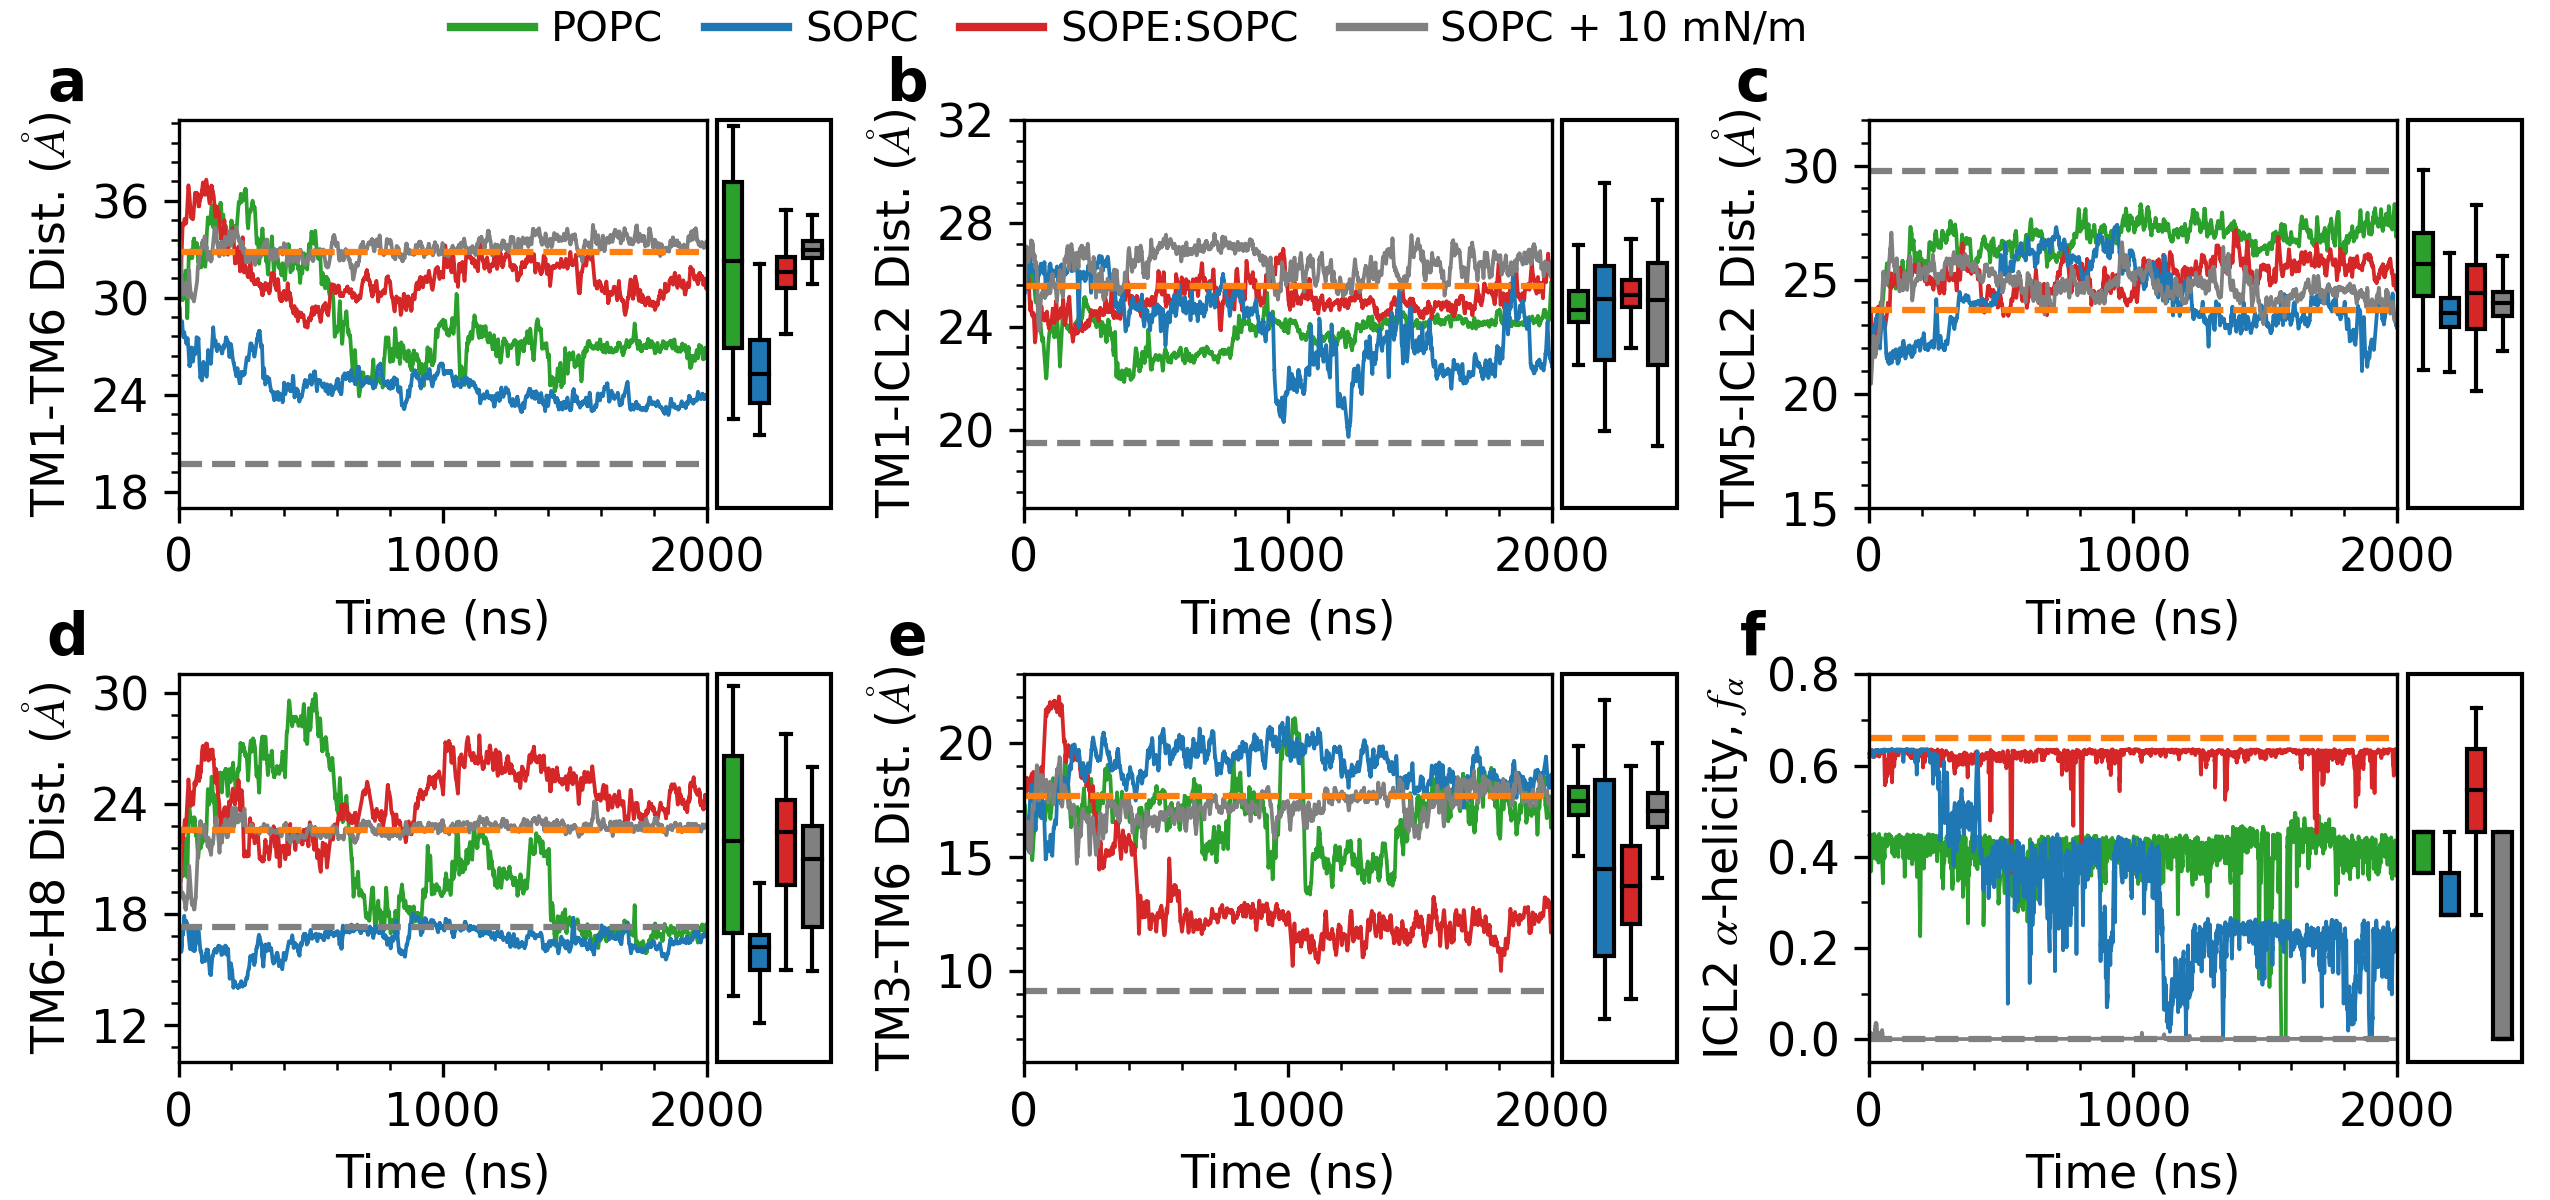

This chart was generated by the following Python code:
#!/usr/bin/env python

from numpy import *
from matplotlib import *
import matplotlib.pyplot as plt
from matplotlib.ticker import MaxNLocator,MultipleLocator
from matplotlib.ticker import AutoMinorLocator
#from pandas import rolling_mean
import pandas as pd 
import numpy as np
import matplotlib
from matplotlib.patches import Rectangle
params = {'legend.fontsize': 20,
          'legend.handlelength': 5}

matplotlib.rc('xtick', labelsize=11)
matplotlib.rc('ytick', labelsize=11)
#use('Agg')
font = {'family' : 'sans serif', 'size' : '10'}
rc('font', **font)
mathfont = {'fontset' : 'stix' ,'default' : 'it', 'it' : 'serif:italic'}
rc('mathtext', **mathfont)
rc('lines', linewidth=0.9)

simplify = {'simplify_threshold' : '0.5'}
rc('path', **simplify)

#illustr = plt.imread('SOPC-SOPE.png')

popc_r1= pd.read_csv('data_Supp_figure_8/popc_r1', delim_whitespace=True)
popc_r1.columns=['time', 'TM1-TM6', 'TM1-ICL2', 'TM5-ICL2','TM6-H8','TM3-TM6-ASP241','OH','n','n']
popc_r1=popc_r1[['time', 'TM1-TM6', 'TM1-ICL2', 'TM5-ICL2','TM6-H8','TM3-TM6-ASP241','OH']]


popc_r2= pd.read_csv('data_Supp_figure_8/popc_r2', delim_whitespace=True)
popc_r2.columns=['time', 'TM1-TM6', 'TM1-ICL2', 'TM5-ICL2','TM6-H8','TM3-TM6-ASP241','OH','n','n']
popc_r2=popc_r2[['time', 'TM1-TM6', 'TM1-ICL2', 'TM5-ICL2','TM6-H8','TM3-TM6-ASP241','OH']]


popc=pd.concat([popc_r1, popc_r2], axis=1)
popc=popc[:200000]
time_popc=np.linspace(0,2000,len(popc))

sopc_r1= pd.read_csv('data_Supp_figure_8/sopc_r1', delim_whitespace=True)
sopc_r1.columns=['time', 'TM1-TM6', 'TM1-ICL2', 'TM5-ICL2','TM6-H8','TM3-TM6-ASP241','OH','n','n']
sopc_r1=sopc_r1[['time', 'TM1-TM6', 'TM1-ICL2', 'TM5-ICL2','TM6-H8','TM3-TM6-ASP241','OH']]


sopc_r2= pd.read_csv('data_Supp_figure_8/sopc_r2', delim_whitespace=True)
sopc_r2.columns=['time', 'TM1-TM6', 'TM1-ICL2', 'TM5-ICL2','TM6-H8','TM3-TM6-ASP241','OH','n','n']
sopc_r2=sopc_r2[['time', 'TM1-TM6', 'TM1-ICL2', 'TM5-ICL2','TM6-H8','TM3-TM6-ASP241','OH']]


sopc=pd.concat([sopc_r1, sopc_r2], axis=1)
sopc=sopc[:200000]
time_sopc=np.linspace(0,2000,len(sopc))

pepc_r1= pd.read_csv('data_Supp_figure_8/pepc_r1', delim_whitespace=True)
pepc_r1.columns=['time', 'TM1-TM6', 'TM1-ICL2', 'TM5-ICL2','TM6-H8','TM3-TM6-ASP241','OH','n','n']
pepc_r1=pepc_r1[['time', 'TM1-TM6', 'TM1-ICL2', 'TM5-ICL2','TM6-H8','TM3-TM6-ASP241','OH']]


pepc_r2= pd.read_csv('data_Supp_figure_8/pepc_r2', delim_whitespace=True)
pepc_r2.columns=['time', 'TM1-TM6', 'TM1-ICL2', 'TM5-ICL2','TM6-H8','TM3-TM6-ASP241','OH','n','n']
pepc_r2=pepc_r2[['time', 'TM1-TM6', 'TM1-ICL2', 'TM5-ICL2','TM6-H8','TM3-TM6-ASP241','OH']]


pepc=pd.concat([pepc_r1, pepc_r2], axis=1)
pepc=pepc[:200000]
time_pepc=np.linspace(0,2000,len(pepc))


st10_r1= pd.read_csv('data_Supp_figure_8/st10_r1', delim_whitespace=True)
st10_r1.columns=['time', 'TM1-TM6', 'TM1-ICL2', 'TM5-ICL2','TM6-H8','TM3-TM6-ASP241','OH','n','n']
st10_r1=st10_r1[['time', 'TM1-TM6', 'TM1-ICL2', 'TM5-ICL2','TM6-H8','TM3-TM6-ASP241','OH']]


st10_r2= pd.read_csv('data_Supp_figure_8/st10_r2', delim_whitespace=True)
st10_r2.columns=['time', 'TM1-TM6', 'TM1-ICL2', 'TM5-ICL2','TM6-H8','TM3-TM6-ASP241','OH','n','n']
st10_r2=st10_r2[['time', 'TM1-TM6', 'TM1-ICL2', 'TM5-ICL2','TM6-H8','TM3-TM6-ASP241','OH']]


st10=pd.concat([st10_r1, st10_r2], axis=1)
st10=st10[:200000]

time_st10=np.linspace(0,2000,len(st10))



##ICL2
popc_ssr1=pd.read_csv('data_Supp_figure_8/popc_ICL2_r1.xvg', delim_whitespace=True, comment='#')
popc_ssr1.columns=['time', 'structure', 'coil','Bend', 'Turn', 'A_Helix','Th_Helix']
popc_ssr1=popc_ssr1[:400000]

popc_ssr2=pd.read_csv('data_Supp_figure_8/popc_ICL2_r2.xvg', delim_whitespace=True, comment='#')
popc_ssr2.columns=['time', 'structure', 'coil','Bend', 'Turn', 'A_Helix','Th_Helix']
popc_ssr2=popc_ssr2[:400000]

popc_ssr1=popc_ssr1[['A_Helix','Th_Helix']].sum(axis=1)/11
popc_ssr2=popc_ssr2[['A_Helix','Th_Helix']].sum(axis=1)/11

popc_ss=pd.concat([popc_ssr1, popc_ssr2], axis=1)
popc_ss_err=pd.concat([popc_ssr1, popc_ssr2], axis=1).std(axis=1)

sopc_ssr1=pd.read_csv('data_Supp_figure_8/sopc_ICL2_r1.xvg', delim_whitespace=True, comment='#')
sopc_ssr1.columns=['time', 'structure', 'coil','Bend', 'B_bride','Turn', 'A_Helix','fiv_Helix','Th_Helix']
sopc_ssr1=sopc_ssr1[:400000]

sopc_ssr2=pd.read_csv('data_Supp_figure_8/sopc_ICL2_r2.xvg', delim_whitespace=True, comment='#')
sopc_ssr2.columns=['time', 'structure', 'coil','Bend', 'Turn', 'A_Helix','fiv_helix','Th_Helix']
sopc_ssr2=sopc_ssr2[:400000]

sopc_ssr1=sopc_ssr1[['A_Helix','fiv_Helix','Th_Helix' ]].sum(axis=1)/11
sopc_ssr2=sopc_ssr2[['A_Helix','fiv_helix','Th_Helix' ]].sum(axis=1)/11
sopc_ss=pd.concat([sopc_ssr1, sopc_ssr2], axis=1)
sopc_ss_err=pd.concat([sopc_ssr1, sopc_ssr2], axis=1).std(axis=1)


pepc_ssr1_1=pd.read_csv('data_Supp_figure_8/pepc_ICL2_r1.xvg', delim_whitespace=True, comment='#')
pepc_ssr1_1.columns=['time', 'structure', 'coil','Bend','Turn', 'A_Helix','fiv_Helix','Th_Helix']
#pepc_ssr1=pepc_ssr1[:400000]

pepc_ssr1_2=pd.read_csv('data_Supp_figure_8/pepc_ICL2_2us_2nd.xvg', delim_whitespace=True, comment='#')
pepc_ssr1_2.columns=['time', 'structure', 'coil','Bend','Turn', 'A_Helix','Th_Helix']
pepc_ssr1_2=pepc_ssr1_2[['A_Helix', 'Th_Helix']].sum(axis=1)/11

pepc_ssr2=pd.read_csv('data_Supp_figure_8/pepc_ICL2_r2.xvg', delim_whitespace=True, comment='#')
pepc_ssr2.columns=['time', 'structure', 'coil','Bend', 'Turn', 'A_Helix','fiv_helix','Th_Helix']
pepc_ssr2=pepc_ssr2[:4000000]

pepc_ssr1_1=pepc_ssr1_1[['A_Helix','fiv_Helix','Th_Helix' ]].sum(axis=1)/11
pepc_ssr1=pd.concat([pepc_ssr1_1, pepc_ssr1_2], axis=0)
pepc_ssr1=pepc_ssr1.reset_index(drop=True) 

time_pepc_ss=np.linspace(0,2000,len(pepc_ssr1))
pepc_ssr2=pepc_ssr2[['A_Helix','fiv_helix','Th_Helix' ]].sum(axis=1)/11
pepc_ss=pd.concat([pepc_ssr1, pepc_ssr2], axis=1)
pepc_ss_err=pd.concat([pepc_ssr1, pepc_ssr2], axis=1).std(axis=1)



st10_ssr1=pd.read_csv('data_Supp_figure_8/st10_ICL2_r1.xvg', delim_whitespace=True, comment='#')
st10_ssr1.columns=['time', 'structure', 'coil','Bend','Turn', 'A_Helix','fiv_Helix','Th_Helix']
st10_ssr1=st10_ssr1[:400000]
time=st10_ssr1[['time']]*0.001


st10_ssr2=pd.read_csv('data_Supp_figure_8/st10_ICL2_r2.xvg', delim_whitespace=True, comment='#')
st10_ssr2.columns=['time', 'structure', 'coil','B_bridge','Bend', 'Turn','Th_Helix']
st10_ssr2=st10_ssr2[:400000]

st10_ssr1=st10_ssr1[['A_Helix','fiv_Helix','Th_Helix' ]].sum(axis=1)/11
st10_ssr2=st10_ssr2[['Th_Helix' ]].sum(axis=1)/11
st10_ss=pd.concat([st10_ssr1, st10_ssr2], axis=1)
st10_ss_err=pd.concat([st10_ssr1, st10_ssr2], axis=1).std(axis=1)


#exp=[33.48,25.57,23.65,22.56] 6DO1
exp=[32.656,25.796,23.422,22.235] #6OS0

#time_popc_ss=np.linspace(0,2000,len(popc_ss))
#time_sopc_ss=np.linspace(0,2000,len(sopc_ss))
#time_pepc_ss=np.linspace(0,2000,len(pepc_ss))
#time_st10_ss=np.linspace(0,2000,len(st10_ss))

#time=sopc_ssr1[['time']]*0.001
#time_sopc_ss=np.linspace(0,2000,len(sopc_ss))
#time_pepc_ss=np.linspace(0,2000,len(pepc_ss))
#time_st10_ss=np.linspace(0,2000,len(st10_ss))

window = 500
width=70
start=2100
sp = 100


ax=plt.subplot(2,3,1)
ax.plot(time_popc,(popc_r2[['TM1-TM6']][:200000].rolling(window).mean()*10),color='tab:green',label='POPC')
ax.plot(time_sopc,(sopc_r2[['TM1-TM6']][:200000].rolling(window).mean()*10), color='tab:blue', label='SOPC')
ax.plot(time_pepc,(pepc_r2[['TM1-TM6']][:200000].rolling(window).mean()*10),color='tab:red', label='SOPE:SOPC') 
ax.plot(time_st10,(st10_r2[['TM1-TM6']][:200000].rolling(window).mean()*10), color='grey', label='SOPC + 10 mN/m')
ax.axhline(y=32.85, linestyle='dashed', color='tab:orange', lw=1.5)
ax.axhline(y=19.70, linestyle='dashed', color='0.5',lw=1.5)
#ax.legend(loc='best', fontsize=5)
ax.set_ylim(17,41)
ax.set_xlim(0,2000)
#leg= ax.legend(ncol=4,frameon=False,borderpad=None, loc='upper center', bbox_to_anchor=(-0.2,1.15), markerscale=7, columnspacing=1, handletextpad=0.4, handlelength=2, fontsize=10)
ax.yaxis.set_major_locator(MaxNLocator(4))
ax.yaxis.set_minor_locator(AutoMinorLocator(5))
ax.xaxis.set_minor_locator(AutoMinorLocator(5))
ax.set_ylabel('TM1-TM6 Dist. ($\AA$)', fontsize=11)
#ax.set_xlabel('Time (ns)', fontsize=11)
ax.set_xlabel('Time (ns)', fontsize=11)
#for i in leg.legendHandles:
#    i.set_linewidth(2)

box_parts = ax.boxplot((popc[['TM1-TM6']][150000:200000].dropna().to_numpy().flatten()*10,),
                        vert=True, positions=(start,), widths=(width,),
                        medianprops=dict(color='k'), boxprops=dict(color='k'), showfliers=False, patch_artist=True, manage_ticks=False)
for patch in box_parts['boxes']:
    patch.set(facecolor='tab:green', clip_on=False)

box_parts = ax.boxplot((sopc[['TM1-TM6']][150000:200000].dropna().to_numpy().flatten()*10,),
                        vert=True, positions=(start+sp,), widths=(width,),
                        medianprops=dict(color='k'), boxprops=dict(color='k'), showfliers=False, patch_artist=True, manage_ticks=False)
for patch in box_parts['boxes']:
    patch.set(facecolor='tab:blue', clip_on=False)

box_parts = ax.boxplot((pepc[['TM1-TM6']][150000:200000].dropna().to_numpy().flatten()*10,),
                        vert=True, positions=(start+2*sp,), widths=(width,),
                        medianprops=dict(color='k'), boxprops=dict(color='k'), showfliers=False, patch_artist=True, manage_ticks=False)
for patch in box_parts['boxes']:
    patch.set(facecolor='tab:red', clip_on=False)

box_parts = ax.boxplot((st10[['TM1-TM6']][150000:200000].dropna().to_numpy().flatten()*10,),
                        vert=True, positions=(start+3*sp,), widths=(width,),
                        medianprops=dict(color='k'), boxprops=dict(color='k'), showfliers=False, patch_artist=True, manage_ticks=False)
for patch in box_parts['boxes']:
    patch.set(facecolor='grey', clip_on=False)

for line in plt.gca().get_lines(): line.set_clip_on(False)

rect = Rectangle((2040,17), 432, 24, clip_on=False, ec='k', fill=False)
ax.add_patch(rect)



ax1=plt.subplot(2,3,2)
ax1.plot(time_popc,(popc_r2[['TM1-ICL2']][:200000].rolling(window).mean()*10),color='tab:green',label='AT1R/-/- (POPC)')
ax1.plot(time_pepc,(pepc_r2[['TM1-ICL2']][:200000].rolling(window).mean()*10),color='tab:red', label='AT1R/-/- (SOPE_SOPC)')
ax1.plot(time_sopc,(sopc_r2[['TM1-ICL2']][:200000].rolling(window).mean()*10), color='tab:blue', label='AT1R/-/- (SOPC)')
ax1.plot(time_st10,(st10_r2[['TM1-ICL2']][:200000].rolling(window).mean()*10), color='grey', label='AT1R/-/- (ST10)')
ax1.axhline(y=25.57, linestyle='dashed', color='tab:orange', lw=1.5)
ax1.axhline(y=19.50, linestyle='dashed', color='0.5',lw=1.5)
#ax.legend(loc='best', fontsize=5)
ax1.set_ylim(17,32)
ax1.set_xlim(0,2000)
#leg= ax.legend(ncol=4,frameon=False,borderpad=None, loc='upper center', bbox_to_anchor=(-0.2,1.15), markerscale=7, columnspacing=1, handletextpad=0.4, handlelength=2, fontsize=10)
ax1.yaxis.set_major_locator(MaxNLocator(4))
ax1.yaxis.set_minor_locator(AutoMinorLocator(5))
ax1.xaxis.set_minor_locator(AutoMinorLocator(5))
ax1.set_ylabel('TM1-ICL2 Dist. ($\AA$)', fontsize=11)
#ax.set_xlabel('Time (ns)', fontsize=11)
ax1.set_xlabel('Time (ns)', fontsize=11)
rect = Rectangle((2040,17), 432, 15, clip_on=False, ec='k', fill=False)
ax1.add_patch(rect)
box_parts = ax1.boxplot((popc[['TM1-ICL2']][150000:200000].dropna().to_numpy().flatten()*10,),
                        vert=True, positions=(start,), widths=(width,),
                        medianprops=dict(color='k'), boxprops=dict(color='k'), showfliers=False, patch_artist=True, manage_ticks=False)
for patch in box_parts['boxes']:
    patch.set(facecolor='tab:green', clip_on=False)

box_parts = ax1.boxplot((sopc[['TM1-ICL2']][150000:200000].dropna().to_numpy().flatten()*10,),
                        vert=True, positions=(start+sp,), widths=(width,),
                        medianprops=dict(color='k'), boxprops=dict(color='k'), showfliers=False, patch_artist=True, manage_ticks=False)
for patch in box_parts['boxes']:
    patch.set(facecolor='tab:blue', clip_on=False)

box_parts = ax1.boxplot((pepc[['TM1-ICL2']][150000:200000].dropna().to_numpy().flatten()*10,),
                        vert=True, positions=(start+2*sp,), widths=(width,),
                        medianprops=dict(color='k'), boxprops=dict(color='k'), showfliers=False, patch_artist=True, manage_ticks=False)
for patch in box_parts['boxes']:
    patch.set(facecolor='tab:red', clip_on=False)

box_parts = ax1.boxplot((st10[['TM1-ICL2']][150000:200000].dropna().to_numpy().flatten()*10,),
                        vert=True, positions=(start+3*sp,), widths=(width,),
                        medianprops=dict(color='k'), boxprops=dict(color='k'), showfliers=False, patch_artist=True, manage_ticks=False)
for patch in box_parts['boxes']:
    patch.set(facecolor='grey', clip_on=False)

for line in plt.gca().get_lines(): line.set_clip_on(False)






ax2=plt.subplot(2,3,3)
ax2.plot(time_popc,(popc_r2[['TM5-ICL2']][:200000].rolling(window).mean()*10),color='tab:green',label='AT1R/-/- (POPC)')
ax2.plot(time_pepc,(pepc_r2[['TM5-ICL2']][:200000].rolling(window).mean()*10),color='tab:red', label='AT1R/-/- (SOPE_SOPC)')
ax2.plot(time_sopc,(sopc_r2[['TM5-ICL2']][:200000].rolling(window).mean()*10), color='tab:blue', label='AT1R/-/- (SOPC)')
ax2.plot(time_st10,(st10_r2[['TM5-ICL2']][:200000].rolling(window).mean()*10), color='grey', label='AT1R/-/- (ST10)')
ax2.axhline(y=23.65, linestyle='dashed', color='tab:orange', lw=1.5)
ax2.axhline(y=29.77, linestyle='dashed', color='0.5',lw=1.5)
#ax.legend(loc='best', fontsize=5)
ax2.set_ylim(15,32)
ax2.set_xlim(0,2000)
#leg= ax.legend(ncol=4,frameon=False,borderpad=None, loc='upper center', bbox_to_anchor=(-0.2,1.15), markerscale=7, columnspacing=1, handletextpad=0.4, handlelength=2, fontsize=10)
ax2.yaxis.set_major_locator(MaxNLocator(4))
ax2.yaxis.set_minor_locator(AutoMinorLocator(5))
ax2.xaxis.set_minor_locator(AutoMinorLocator(5))
ax2.set_ylabel('TM5-ICL2 Dist. ($\AA$)', fontsize=11)
#ax.set_xlabel('Time (ns)', fontsize=11)
ax2.set_xlabel('Time (ns)', fontsize=11)
rect = Rectangle((2040,15), 432, 17, clip_on=False, ec='k', fill=False)
ax2.add_patch(rect)
box_parts = ax2.boxplot((popc[['TM5-ICL2']][150000:200000].dropna().to_numpy().flatten()*10,),
                        vert=True, positions=(start,), widths=(width,),
                        medianprops=dict(color='k'), boxprops=dict(color='k'), showfliers=False, patch_artist=True, manage_ticks=False)
for patch in box_parts['boxes']:
    patch.set(facecolor='tab:green', clip_on=False)

box_parts = ax2.boxplot((sopc[['TM5-ICL2']][150000:200000].dropna().to_numpy().flatten()*10,),
                        vert=True, positions=(start+sp,), widths=(width,),
                        medianprops=dict(color='k'), boxprops=dict(color='k'), showfliers=False, patch_artist=True, manage_ticks=False)
for patch in box_parts['boxes']:
    patch.set(facecolor='tab:blue', clip_on=False)

box_parts = ax2.boxplot((pepc[['TM5-ICL2']][150000:200000].dropna().to_numpy().flatten()*10,),
                        vert=True, positions=(start+2*sp,), widths=(width,),
                        medianprops=dict(color='k'), boxprops=dict(color='k'), showfliers=False, patch_artist=True, manage_ticks=False)
for patch in box_parts['boxes']:
    patch.set(facecolor='tab:red', clip_on=False)

box_parts = ax2.boxplot((st10[['TM5-ICL2']][150000:200000].dropna().to_numpy().flatten()*10,),
                        vert=True, positions=(start+3*sp,), widths=(width,),
                        medianprops=dict(color='k'), boxprops=dict(color='k'), showfliers=False, patch_artist=True, manage_ticks=False)
for patch in box_parts['boxes']:
    patch.set(facecolor='grey', clip_on=False)

for line in plt.gca().get_lines(): line.set_clip_on(False)



ax3=plt.subplot(2,3,4)
ax3.plot(time_popc,(popc_r2[['TM6-H8']][:200000].rolling(window).mean()*10),color='tab:green',label='AT1R/-/- (POPC)')
ax3.plot(time_pepc,(pepc_r2[['TM6-H8']][:200000].rolling(window).mean()*10),color='tab:red', label='AT1R/-/- (SOPE_SOPC)')
ax3.plot(time_sopc,(sopc_r2[['TM6-H8']][:200000].rolling(window).mean()*10), color='tab:blue', label='AT1R/-/- (SOPC)')
ax3.plot(time_st10,(st10_r2[['TM6-H8']][:200000].rolling(window).mean()*10), color='grey', label='AT1R/-/- (ST10)')
ax3.axhline(y=22.56, linestyle='dashed', color='tab:orange', lw=1.5)
ax3.axhline(y=17.30, linestyle='dashed', color='0.5',lw=1.5)
#ax.legend(loc='best', fontsize=5)
ax3.set_ylim(10,31)
ax3.set_xlim(0,2000)
#leg= ax.legend(ncol=4,frameon=False,borderpad=None, loc='upper center', bbox_to_anchor=(-0.2,1.15), markerscale=7, columnspacing=1, handletextpad=0.4, handlelength=2, fontsize=10)
ax3.yaxis.set_major_locator(MaxNLocator(4))
ax3.yaxis.set_minor_locator(AutoMinorLocator(5))
ax3.xaxis.set_minor_locator(AutoMinorLocator(5))
ax3.set_ylabel('TM6-H8 Dist. ($\AA$)', fontsize=11)
#ax.set_xlabel('Time (ns)', fontsize=11)
ax3.set_xlabel('Time (ns)', fontsize=11)
rect = Rectangle((2040,10), 432, 21, clip_on=False, ec='k', fill=False)
ax3.add_patch(rect)
box_parts = ax3.boxplot((popc[['TM6-H8']][150000:200000].dropna().to_numpy().flatten()*10,),
                        vert=True, positions=(start,), widths=(width,),
                        medianprops=dict(color='k'), boxprops=dict(color='k'), showfliers=False, patch_artist=True, manage_ticks=False)
for patch in box_parts['boxes']:
    patch.set(facecolor='tab:green', clip_on=False)

box_parts = ax3.boxplot((sopc[['TM6-H8']][150000:200000].dropna().to_numpy().flatten()*10,),
                        vert=True, positions=(start+sp,), widths=(width,),
                        medianprops=dict(color='k'), boxprops=dict(color='k'), showfliers=False, patch_artist=True, manage_ticks=False)
for patch in box_parts['boxes']:
    patch.set(facecolor='tab:blue', clip_on=False)

box_parts = ax3.boxplot((pepc[['TM6-H8']][150000:200000].dropna().to_numpy().flatten()*10,),
                        vert=True, positions=(start+2*sp,), widths=(width,),
                        medianprops=dict(color='k'), boxprops=dict(color='k'), showfliers=False, patch_artist=True, manage_ticks=False)
for patch in box_parts['boxes']:
    patch.set(facecolor='tab:red', clip_on=False)

box_parts = ax3.boxplot((st10[['TM6-H8']][150000:200000].dropna().to_numpy().flatten()*10,),
                        vert=True, positions=(start+3*sp,), widths=(width,),
                        medianprops=dict(color='k'), boxprops=dict(color='k'), showfliers=False, patch_artist=True, manage_ticks=False)
for patch in box_parts['boxes']:
    patch.set(facecolor='grey', clip_on=False)

for line in plt.gca().get_lines(): line.set_clip_on(False)


ax4=plt.subplot(2,3,5)
ax4.plot(time_popc,(popc_r2[['TM3-TM6-ASP241']][:200000].rolling(window).mean()*10),color='tab:green',label='AT1R/-/- (POPC)')
ax4.plot(time_pepc,(pepc_r2[['TM3-TM6-ASP241']][:200000].rolling(window).mean()*10),color='tab:red', label='AT1R/-/- (SOPE_SOPC)')
ax4.plot(time_sopc,(sopc_r2[['TM3-TM6-ASP241']][:200000].rolling(window).mean()*10), color='tab:blue', label='AT1R/-/- (SOPC)')
ax4.plot(time_st10,(st10_r2[['TM3-TM6-ASP241']][:200000].rolling(window).mean()*10), color='grey', label='AT1R/-/- (ST10)')
ax4.axhline(y=17.67, linestyle='dashed', color='tab:orange', lw=1.5)
ax4.axhline(y=9.12, linestyle='dashed', color='0.5',lw=1.5)
ax.legend(loc='best', fontsize=5)
ax4.set_ylim(6,23)
#leg= ax.legend(ncol=4,frameon=False,borderpad=None, loc='upper center', bbox_to_anchor=(-0.2,1.15), markerscale=7, columnspacing=1, handletextpad=0.4, handlelength=2, fontsize=10)
ax4.yaxis.set_major_locator(MaxNLocator(4))
ax4.yaxis.set_minor_locator(AutoMinorLocator(5))
ax4.xaxis.set_minor_locator(AutoMinorLocator(5))
ax4.set_ylabel('TM3-TM6 Dist. ($\AA$)', fontsize=11)
ax4.set_xlim(0,2000)
ax4.set_xlabel('Time (ns)', fontsize=11)
#ax4.set_xlabel('Time (ns)', fontsize=11)
rect = Rectangle((2040,6), 432, 17, clip_on=False, ec='k', fill=False)
ax4.add_patch(rect)
box_parts = ax4.boxplot((popc[['TM3-TM6-ASP241']][150000:200000].dropna().to_numpy().flatten()*10,),
                        vert=True, positions=(start,), widths=(width,),
                        medianprops=dict(color='k'), boxprops=dict(color='k'), showfliers=False, patch_artist=True, manage_ticks=False)
for patch in box_parts['boxes']:
    patch.set(facecolor='tab:green', clip_on=False)

box_parts = ax4.boxplot((sopc[['TM3-TM6-ASP241']][150000:200000].dropna().to_numpy().flatten()*10,),
                        vert=True, positions=(start+sp,), widths=(width,),
                        medianprops=dict(color='k'), boxprops=dict(color='k'), showfliers=False, patch_artist=True, manage_ticks=False)
for patch in box_parts['boxes']:
    patch.set(facecolor='tab:blue', clip_on=False)

box_parts = ax4.boxplot((pepc[['TM3-TM6-ASP241']][150000:200000].dropna().to_numpy().flatten()*10,),
                        vert=True, positions=(start+2*sp,), widths=(width,),
                        medianprops=dict(color='k'), boxprops=dict(color='k'), showfliers=False, patch_artist=True, manage_ticks=False)
for patch in box_parts['boxes']:
    patch.set(facecolor='tab:red', clip_on=False)
5
box_parts = ax4.boxplot((st10[['TM3-TM6-ASP241']][150000:200000].dropna().to_numpy().flatten()*10,),
                        vert=True, positions=(start+3*sp,), widths=(width,),
                        medianprops=dict(color='k'), boxprops=dict(color='k'), showfliers=False, patch_artist=True, manage_ticks=False)
for patch in box_parts['boxes']:
    patch.set(facecolor='grey', clip_on=False)

for line in plt.gca().get_lines(): line.set_clip_on(False)





#ax5=plt.subplot(2,3,6)
#ax5.plot(time_popc,(popc_r1[['OH']][:200000].rolling(window).mean()*10),color='tab:green',label='AT1R/-/- (POPC)')
#ax5.plot(time_pepc,(pepc_r1[['OH']][:200000].mean(axis=1).rolling(window).mean()*10),color='tab:red', label='AT1R/-/- (SOPE_SOPC)')
#ax5.plot(time_sopc,(sopc_r1[['OH']][:200000].mean(axis=1).rolling(window).mean()*10), color='tab:blue', label='AT1R/-/- (SOPC)')
#ax5.plot(time_st10,(st10_r1[['OH']][:200000].mean(axis=1).rolling(window).mean()*10), color='grey', label='AT1R/-/- (ST10)')
#plt.fill_between(time_pepc, (pepc[['OH']][:200000].mean(axis=1).rolling(window).mean()*10)-(pepc[['OH']][:200000].std(axis=1).rolling(window).mean()*10), (pepc[['OH']][:200000].mean(axis=1).rolling(window).mean()*10)+(pepc[['OH']][:200000].std(axis=1).rolling(window).mean()*10),color='tab:red', alpha=0.1)
#plt.fill_between(time_popc, (popc[['OH']][:200000].mean(axis=1).rolling(window).mean()*10)-(popc[['OH']][:200000].std(axis=1).rolling(window).mean()*10), (popc[['OH']][:200000].mean(axis=1).rolling(window).mean()*10)+(popc[['OH']][:200000].std(axis=1).rolling(window).mean()*10),color='tab:green', alpha=0.1)
#plt.fill_between(time_sopc, (sopc[['OH']][:200000].mean(axis=1).rolling(window).mean()*10)-(sopc[['OH']][:200000].std(axis=1).rolling(window).mean()*10), (sopc[['OH']][:200000].mean(axis=1).rolling(window).mean()*10)+(sopc[['OH']][:200000].std(axis=1).rolling(window).mean()*10),color='tab:blue', alpha=0.1)
#plt.fill_between(time_st10, (st10[['OH']][:200000].mean(axis=1).rolling(window).mean()*10)-(st10[['OH']][:200000].std(axis=1).rolling(window).mean()*10), (st10[['OH']][:200000].mean(axis=1).rolling(window).mean()*10)+(st10[['OH']][:200000].std(axis=1).rolling(window).mean()*10),color='grey', alpha=0.1)
#ax5.axhline(y=4.43, linestyle='dashed', color='tab:orange', lw=1.5)
#ax5.axhline(y=11.23, linestyle='dashed', color='0.5',lw=1.5)
#ax.legend(loc='best', fontsize=5)
#ax5.set_ylim(2,16)
#leg= ax.legend(ncol=4,frameon=False,borderpad=None, loc='upper center', bbox_to_anchor=(-0.2,1.15), markerscale=7, columnspacing=1, handletextpad=0.4, handlelength=2, fontsize=10)
#ax5.yaxis.set_major_locator(MaxNLocator(4))
#ax5.yaxis.set_minor_locator(AutoMinorLocator(5))
#ax5.xaxis.set_minor_locator(AutoMinorLocator(5))
#ax5.set_ylabel('TYR215OH-TYR302OH Dist. ($\AA$)', fontsize=11)
#ax5.set_xlim(0,2000)
#ax5.set_xlabel('Time (ns)', fontsize=11)

ax6=plt.subplot(2,3,6)
ax6.plot(time,popc_ssr2.rolling(window).mean(),color='tab:green',label='AT1R/-/- (POPC)')
ax6.plot(time_pepc_ss[:len(pepc_ssr2)],pepc_ssr2.rolling(window).mean(),color='tab:red', label='AT1R/-/- (SOPE_SOPC)')
ax6.plot(time,sopc_ssr2.rolling(window).mean(), color='tab:blue', label='AT1R/-/- (SOPC)')
ax6.plot(time,st10_ssr2.rolling(window).mean(), color='grey', label='AT1R/-/- (ST10)')
ax6.axhline(y=0.66, linestyle='dashed', color='tab:orange', lw=1.5)
ax6.axhline(y=0, linestyle='dashed', color='0.5',lw=1.5)
#ax.legend(loc='best', fontsize=5)
ax6.set_ylim(-0.05,0.8)
ax6.set_xlim(0,2000)
rect = Rectangle((2040,-0.05), 432, 0.85, clip_on=False, ec='k', fill=False)
ax6.add_patch(rect)

box_parts = ax6.boxplot((popc_ss[300000:400000].dropna().to_numpy().flatten(),),
                        vert=True, positions=(start,), widths=(width,),
                        medianprops=dict(color='k'), boxprops=dict(color='k'), showfliers=False, patch_artist=True, manage_ticks=False, whis=(10,90))
for patch in box_parts['boxes']:
    patch.set(facecolor='tab:green', clip_on=False)

box_parts = ax6.boxplot((sopc_ss[300000:400000].dropna().to_numpy().flatten(),),
                        vert=True, positions=(start+sp,), widths=(width,),
                        medianprops=dict(color='k'), boxprops=dict(color='k'), showfliers=False, patch_artist=True, manage_ticks=False)
for patch in box_parts['boxes']:
    patch.set(facecolor='tab:blue', clip_on=False)

box_parts = ax6.boxplot((pepc_ss[300000:400000].dropna().to_numpy().flatten(),),
                        vert=True, positions=(start+2*sp,), widths=(width,),
                        medianprops=dict(color='k'), boxprops=dict(color='k'), showfliers=False, patch_artist=True, manage_ticks=False)
for patch in box_parts['boxes']:
    patch.set(facecolor='tab:red', clip_on=False)

box_parts = ax6.boxplot((st10_ss[300000:400000].dropna().to_numpy().flatten(),),
                        vert=True, positions=(start+3*sp,), widths=(width,),
                        medianprops=dict(color='k'), boxprops=dict(color='k'), showfliers=False, patch_artist=True, manage_ticks=False)
for patch in box_parts['boxes']:
    patch.set(facecolor='grey', clip_on=False)

for line in plt.gca().get_lines(): line.set_clip_on(False)

leg= ax.legend(ncol=4,frameon=False,borderpad=None, loc='upper center', bbox_to_anchor=(1.8,1.38), markerscale=7, columnspacing=1, handletextpad=0.4, handlelength=2, fontsize=10)

ax6.yaxis.set_major_locator(MultipleLocator(0.2))
ax6.yaxis.set_minor_locator(AutoMinorLocator(2))
ax6.xaxis.set_minor_locator(AutoMinorLocator(5))
ax6.set_ylabel(r'ICL2 $\alpha$-helicity, $f_{\alpha}$', fontsize=11)
ax6.set_xlim(0,2000)
#ax.set_xlabel('Time (ns)', fontsize=11)
ax6.set_xlabel('Time (ns)', fontsize=11)






#ax5.bar(0,sopc_ss,width,yerr=sopc_ss_err,color='lightblue',edgecolor='black', label='0mN/m')
#ax5.bar(5,st5_ss,width,yerr=st5_ss_err,color='lightblue', edgecolor='black', label='5mN/m')
#ax5.bar(10,st10_ss,width,yerr=st10_ss_err,color='lightblue',edgecolor='black', label='10mN/m')
#ax5.bar(15,st15_ss,width,yerr=st15_ss_err,color='lightblue',edgecolor='black', label='15mN/m')
#ax5.bar(20,st20_ss,width,yerr=st20_ss_err,color='lightblue',edgecolor='black', label='20mN/m')
#ax5.axhline(y=0.65, linestyle='--', lw=1.5, color='tab:orange')
#ax5.set_ylim(0,0.7)
#ax5.set_xticks([0,5,10,15,20])
#ax5.set_xlabel('Tension (mN/m)', fontsize=11)
#ax5.set_ylabel(r'ICL2 $\alpha$-helicity, $f_{\alpha}$', fontsize=11)
#ax5.yaxis.set_major_locator(MaxNLocator(4))
#ax5.yaxis.set_minor_locator(AutoMinorLocator(3))



for i in leg.legendHandles:
    i.set_linewidth(2)


ax.text(-0.21, 1.05, 'a', transform=ax.transAxes, ha='center', fontsize=14, fontweight='bold')
ax1.text(-0.22, 1.05, 'b', transform=ax1.transAxes, ha='center', fontsize=14, fontweight='bold')
ax2.text(-0.22, 1.05, 'c', transform=ax2.transAxes, ha='center', fontsize=14, fontweight='bold')
ax3.text(-0.21, 1.05, 'd', transform=ax3.transAxes, ha='center', fontsize=14, fontweight='bold')
ax4.text(-0.22, 1.05, 'e', transform=ax4.transAxes, ha='center', fontsize=14, fontweight='bold')
ax6.text(-0.22, 1.05, 'f', transform=ax6.transAxes, ha='center', fontsize=14, fontweight='bold')


fig = plt.gcf()
plt.subplots_adjust(top=0.9, bottom=0.115, left=0.07, right=0.94, hspace=0.43, wspace=0.6)

plt.Figure.set_size_inches(fig,(8.5, 4))
plt.savefig('Supp_figure_8.png', dpi=300)
#plt.savefig('time_evolution.svg', dpi=900, bbox_inches='tight')
plt.close()
